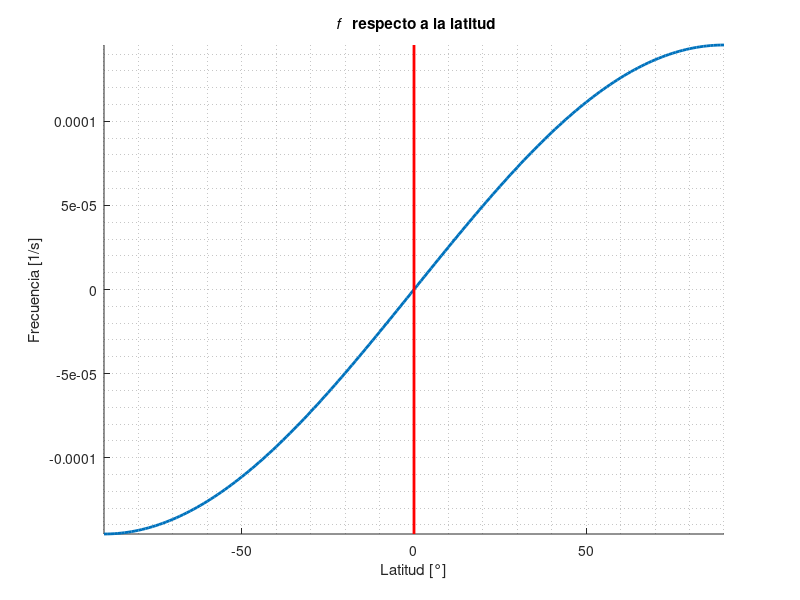

Source code (MATLAB): (Note: this script raises an error after producing the figure.)
%% Práctica 1
%
clc
clear
close all
%
%% Parte 1: frecuencias fundamentales
% Frecuencia inercial o parámetro de Coriolis
%
omega = 7.27e-5; % velocidad angular de la Tierra [rad/s]
phi = -90:90; % latitud [°]
f = 2*omega*sind(phi); % [1/s]
figure % Ejercicio 1
hold on
plot(phi,f,'linewidth',2)
line([0 0],[min(f) max(f)],'color','r','linewidth',2)
xlabel('Latitud [°]')
ylabel('Frecuencia [1/s]')
axis tight
grid minor
title('\it f \rm \bf respecto a la latitud')
  ax = gca;
  ax.FontSize = 16;
hold off
%
%% Efecto beta y frecuencia planetaria P
% a = 6.37e6; %radio medio de la Tierra [m]
%
beta = 2*omega*cosd(phi);% /a;
figure % Ejercicio 2
hold on
plot(phi,beta,'linewidth',2)
line([0 0],[min(beta) max(beta)],'color','r','linewidth',2)
xlabel('Latitud [°]')
ylabel('Beta')
axis tight
grid minor
title('Variación de \it f \rm \bf respecto a la latitud (\beta)')
  ax = gca;
  ax.FontSize = 16;
hold off
% Figura
figure
subplot(1,2,1)
hold on
plot(phi,f,'linewidth',2)
line([0 0],[min(f) max(f)],'color','r','linewidth',2)
xlabel('Latitud [°]')
ylabel('Frecuencia [1/s]')
axis tight
grid minor
title('\it f \rm \bf respecto a la latitud')
  ax = gca;
  ax.FontSize = 16;
hold off
subplot(1,2,2)
hold on
plot(phi,beta,'linewidth',2)
line([0 0],[min(beta) max(beta)],'color','r','linewidth',2)
xlabel('Latitud [°]')
ylabel('Beta')
axis tight
grid minor
title('Variación de \it f \rm \bf respecto a la latitud (\beta)')
  ax = gca;
  ax.FontSize = 16;
hold off
%
%EXTRA
%
a = 6.37e6; % radio medio de la Tierra [m]
radio_movil = a*cosd(phi); % radio del disco para latitud fija [m]
v_tangencial = radio_movil*omega; % [m/s]
figure % EXTRA
plot(phi,v_tangencial,'linewidth',2)
title('Magnitud de la velocidad tangencial respecto a la latitud')
xlabel('Latitud [°]')
ylabel('Velocidad tangencial [m/s]')
axis tight
grid minor
  ax = gca;
  ax.FontSize = 16;
%
%% Parte 2: propiedades de la atmósfera
%
% Considerando atm isotérmica T=cte
% 
R = 287; % constante de gas de aire seco [J/kgK]
T0 = 237.1; % temperatura promedio [K]
g = 9.8; % [m/s^2]
%
H = R*T0/g; % escala de altura [m]
%
z = 0:110000; % altura [m]
p0 = 1013.23; % presión al nivel del mar [hPa]
p = p0*exp(-z/H);
%
figure
% plot(p,z/1000,'linewidth',2)
semilogx(p,z/1000,'linewidth',2)
ylabel('Altura geométrica [km]')
xlabel('Presión [hPa]')
title('Perfil de presiones')
grid minor
  ax = gca;
  ax.FontSize = 16;
%
% Hasta aquí, luego considera la geopotencial
%
a = 6.37e6; % radio medio de la Tierra [m]
z_geopotencial = (a./(a+z)).*z;
yyaxis right
semilogx(p,z_geopotencial/1000,'linewidth',2) %(1:98458)
ylabel('Altura geopotencial [km]')
%
%%
% rho = (p0./R*T0)*exp(-z/H); %[g/m^3] (!!)
rho = (p/(R*T0))*100; % [kg/m^3]
figure % Ejercicio 4
subplot(1,2,1)
plot(rho,z/1000,'linewidth',2)
title('Densidad respecto a la altitud')
xlabel('Densidad [kg/m^3]')
ylabel('Altitud [km]')
axis tight
grid minor
  ax = gca;
  ax.FontSize = 16;
%  
subplot(1,2,2) % Ejercicio 5
plot(cumsum(rho)./max(cumsum(rho)),z/1000,'linewidth',2)
title('Acumulado de masa respecto a la altitud')
xlabel('Masa bajo la altitud [% del total]')
ylabel('Altitud [km]')
axis tight
grid minor
  ax = gca;
  ax.FontSize = 16;